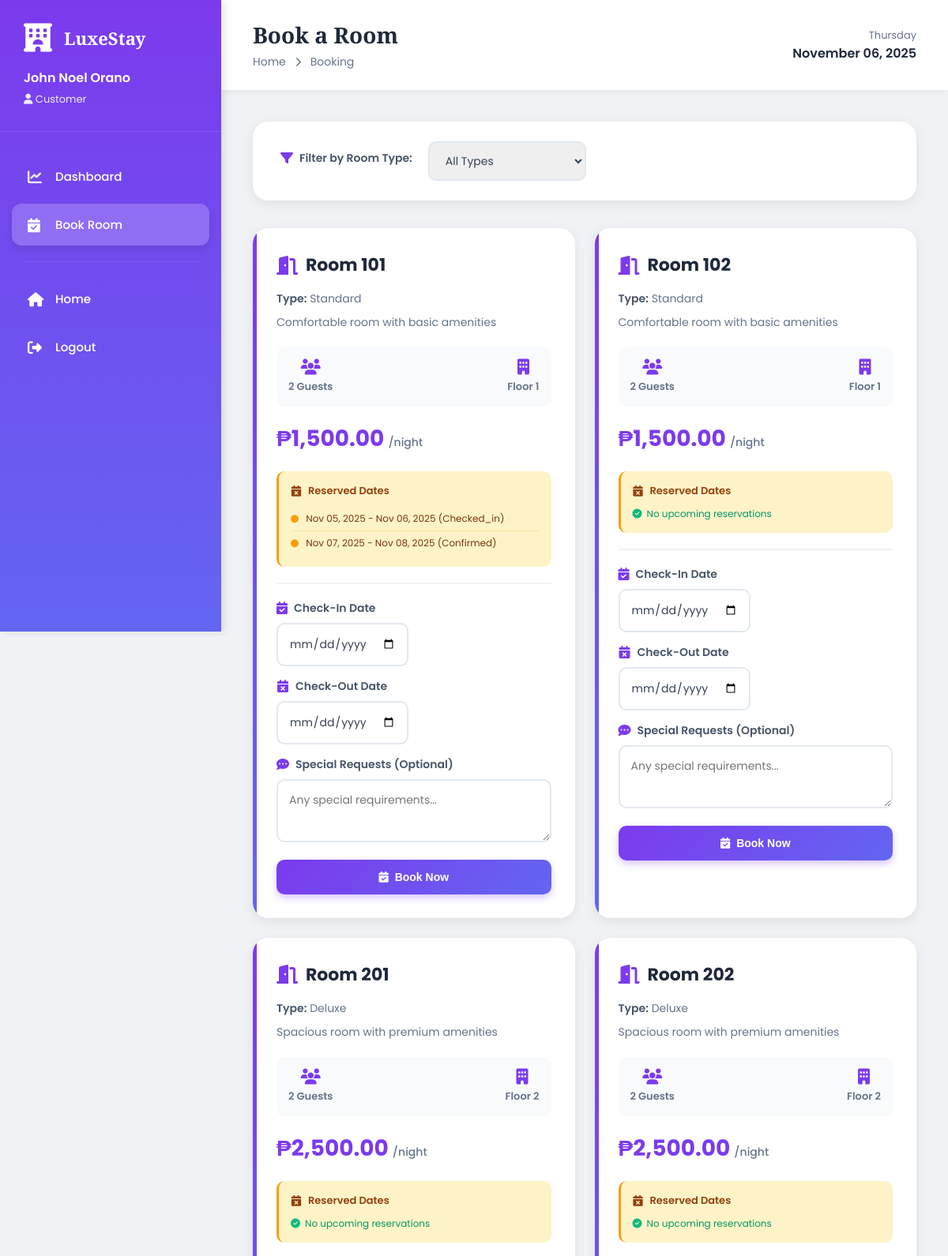
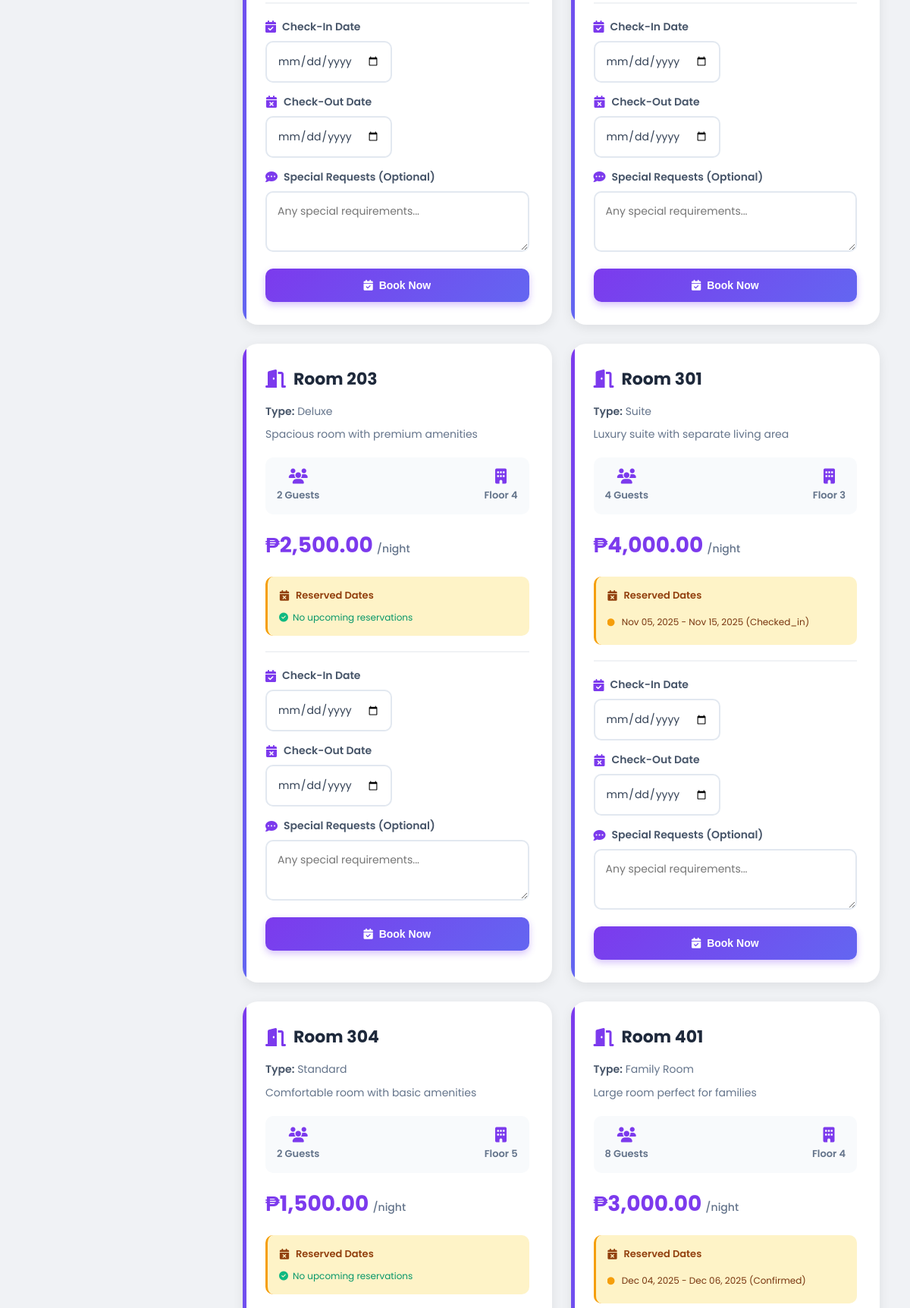
Screenshot of /booking.php (signed in, upper part) with the database file from the repository (2 pictures, top to bottom).
### tables this page shows
CREATE TABLE `rooms` (
  `room_id` int NOT NULL AUTO_INCREMENT,
  `room_number` varchar(10) NOT NULL,
  `room_type_id` int NOT NULL,
  `floor` int NOT NULL,
  `status` enum('available','occupied','maintenance','reserved') DEFAULT 'available',
  `created_at` timestamp NULL DEFAULT CURRENT_TIMESTAMP,
  `is_archived` tinyint(1) DEFAULT '0',
  PRIMARY KEY (`room_id`),
  UNIQUE KEY `room_number` (`room_number`),
  KEY `room_type_id` (`room_type_id`),
  CONSTRAINT `rooms_ibfk_1` FOREIGN KEY (`room_type_id`) REFERENCES `room_types` (`room_type_id`) ON DELETE CASCADE
);

CREATE TABLE `room_types` (
  `room_type_id` int NOT NULL AUTO_INCREMENT,
  `type_name` varchar(50) NOT NULL,
  `description` text,
  `base_price` decimal(10,2) NOT NULL,
  `max_occupancy` int NOT NULL,
  `image_path` varchar(255) DEFAULT NULL,
  `created_at` timestamp NULL DEFAULT CURRENT_TIMESTAMP,
  `is_archived` int DEFAULT '0',
  PRIMARY KEY (`room_type_id`)
);

CREATE TABLE `reservations` (
  `reservation_id` int NOT NULL AUTO_INCREMENT,
  `user_id` int NOT NULL,
  `room_id` int NOT NULL,
  `check_in_date` date NOT NULL,
  `check_out_date` date NOT NULL,
  `total_amount` decimal(10,2) NOT NULL,
  `status` enum('pending','confirmed','checked_in','checked_out','cancelled') DEFAULT 'pending',
  `special_requests` text,
  `created_at` timestamp NULL DEFAULT CURRENT_TIMESTAMP,
  `updated_at` timestamp NULL DEFAULT CURRENT_TIMESTAMP ON UPDATE CURRENT_TIMESTAMP,
  PRIMARY KEY (`reservation_id`),
  KEY `user_id` (`user_id`),
  KEY `room_id` (`room_id`),
  CONSTRAINT `reservations_ibfk_1` FOREIGN KEY (`user_id`) REFERENCES `users` (`user_id`) ON DELETE CASCADE,
  CONSTRAINT `reservations_ibfk_2` FOREIGN KEY (`room_id`) REFERENCES `rooms` (`room_id`) ON DELETE CASCADE
);

### booking.php (the view, shortened to what this page needs)
<?php
$db = new Database();
$conn = $db->getConnection();
$conn->next_result();
$room_type_filter = !empty($_GET['room_type_id']) ? $_GET['room_type_id'] : null;
$stmt = $conn->prepare("CALL sp_get_all_rooms_with_availability(?)");
$stmt->bind_param("i", $room_type_filter);
$stmt->execute();
$all_rooms = $stmt->get_result();
function getReservedDates($conn, $room_id) {
    $stmt = $conn->prepare("CALL sp_get_room_reservations(?)");
    $stmt->bind_param("i", $room_id);
    $stmt->execute();
    $result = $stmt->get_result();
    $reserved_dates = [];
    while ($row = $result->fetch_assoc()) {
        $reserved_dates[] = [
            'check_in' => $row['check_in_date'],
            'check_out' => $row['check_out_date'],
            'status' => $row['status']
        ];
    }
    return $reserved_dates;
}
?>
<!DOCTYPE html>
<html lang="en">
<head>
    <link rel="stylesheet" href="https://cdnjs.cloudflare.com/ajax/libs/font-awesome/6.4.0/css/all.min.css">
    <link rel="stylesheet" href="css/booking.css">
</head>
<body>
    <div class="sidebar">
        <div class="sidebar-header">
            <div class="sidebar-logo">
                <i class="fas fa-hotel"></i>
                <h2 class="playfair">LuxeStay</h2>
            </div>
            <div class="user-info">
                <h3><?php echo htmlspecialchars($_SESSION['full_name']); ?></h3>
                <p><i class="fas fa-user"></i> Customer</p>
            </div>
        </div>
        <div class="sidebar-menu">
            <a href="dashboard.php" class="menu-item">
                <i class="fas fa-chart-line"></i>
                <span>Dashboard</span>
            </a>
            <a href="booking.php" class="menu-item active">
                <i class="fas fa-calendar-check"></i>
                <span>Book Room</span>
            </a>
            <div class="menu-divider"></div>
            <a href="index.php" class="menu-item">
                <i class="fas fa-home"></i>
                <span>Home</span>
            </a>
            <a href="logout.php" class="menu-item">
                <i class="fas fa-sign-out-alt"></i>
                <span>Logout</span>
            </a>
        </div>
    </div>
    <div class="main-content">
        <div class="top-bar">
            <div class="top-bar-left">
                <h1 class="playfair">Book a Room</h1>
                <div class="breadcrumb">
                    <span>Home</span>
                    <i class="fas fa-chevron-right"></i>
                    <span>Booking</span>
                </div>
            </div>
            <div class="top-bar-right">
                <div class="date-time">
                    <p><?php echo date('l'); ?></p>
                    <h4><?php echo date('F d, Y'); ?></h4>
                </div>
            </div>
        </div>
        <div class="container">
            <div class="filter-section">
                <label for="room_type_filter">
                    <i class="fas fa-filter"></i>
                    Filter by Room Type:
                </label>
                <select id="room_type_filter" onchange="window.location.href='booking.php?room_type_id='+this.value">
                    <option value="">All Types</option>
                </select>
            </div>
            <?php if($all_rooms->num_rows > 0): ?>
                <div class="rooms-grid">
                    <?php
                    $db_temp = new Database();
                    $conn_temp = $db_temp->getConnection();
                    while($room = $all_rooms->fetch_assoc()):
                        $reserved_dates = getReservedDates($conn_temp, $room['room_id']);
                        $active_reservations = array_filter($reserved_dates, function($res) {
                            return $res['status'] === 'confirmed' || $res['status'] === 'checked_in';
                        });
                    ?>
                        <div class="room-card">
                            <h3>
                                <i class="fas fa-door-open"></i>
                                Room <?php echo htmlspecialchars($room['room_number']); ?>
                            </h3>
                            <div class="room-info">
                                <p><strong>Type:</strong> <?php echo htmlspecialchars($room['type_name']); ?></p>
                                <p><?php echo htmlspecialchars($room['description']); ?></p>
                            </div>
                            <div class="room-details">
                                <div class="room-detail-item">
                                    <i class="fas fa-users"></i>
                                    <span><?php echo $room['max_occupancy']; ?> Guests</span>
                                </div>
                                <div class="room-detail-item">
                                    <i class="fas fa-building"></i>
                                    <span>Floor <?php echo $room['floor']; ?></span>
                                </div>
                            </div>
                            <div class="room-price">
                                ₱<?php echo number_format($room['base_price'], 2); ?>
                                <span>/night</span>
                            </div>
                            <div class="reserved-dates">
                                <h4><i class="fas fa-calendar-times"></i> Reserved Dates</h4>
                                <?php if(count($active_reservations) > 0): ?>
                                    <ul>
                                        <?php foreach($active_reservations as $reservation): ?>
                                            <li>
                                                <i class="fas fa-circle"></i>
                                                <?php echo date('M d, Y', strtotime($reservation['check_in'])); ?> - <?php echo date('M d, Y', strtotime($reservation['check_out'])); ?>
                                                (<?php echo ucfirst($reservation['status']); ?>)
                                            </li>
                                        <?php endforeach; ?>
                                    </ul>
                                <?php else: ?>
                                    <p class="no-reservations">
                                        <i class="fas fa-check-circle"></i>
                                        No upcoming reservations
                                    </p>
                                <?php endif; ?>
                            </div>
                            <form method="POST" class="book-form" id="form_<?php echo $room['room_id']; ?>" onsubmit="return validateDates(<?php echo $room['room_id']; ?>)">
                                <div class="form-group">
                                    <label for="check_in_<?php echo $room['room_id']; ?>">
                                        <i class="fas fa-calendar-check"></i>
                                        Check-In Date
                                    </label>
                                    <input type="date"
                                           id="check_in_<?php echo $room['room_id']; ?>"
                                           name="check_in"
                                           required
                                           min="<?php echo date('Y-m-d'); ?>"
                                           onchange="validateDateRange(<?php echo $room['room_id']; ?>)">
                                </div>
                                <div class="form-group">
                                    <label for="check_out_<?php echo $room['room_id']; ?>">
                                        <i class="fas fa-calendar-times"></i>
                                        Check-Out Date
                                    </label>
                                    <input type="date"
                                           id="check_out_<?php echo $room['room_id']; ?>"
                                           name="check_out"
                                           required
                                           min="<?php echo date('Y-m-d'); ?>"
                                           onchange="validateDateRange(<?php echo $room['room_id']; ?>)">
                                </div>
                                <div class="form-group">
                                    <label for="special_requests_<?php echo $room['room_id']; ?>">
                                        <i class="fas fa-comment-dots"></i>
                                        Special Requests (Optional)
                                    </label>
                                    <textarea id="special_requests_<?php echo $room['room_id']; ?>" name="special_requests" placeholder="Any special requirements..."></textarea>
                                </div>
                                <button type="submit" name="book" class="btn" id="book_btn_<?php echo $room['room_id']; ?>" style="width: 100%; justify-content: center;">
                                    <i class="fas fa-calendar-check"></i>
                                    Book Now
                                </button>
                            </form>
                        </div>
                    <?php endwhile; ?>
                </div>
            <?php endif; ?>
        </div>
    </div>
</body>
</html>

### rows the page displays
rooms: room_number "101", room_type.type_name "Standard", room_type.description "Comfortable room with basic amenities", room_type.max_occupancy "2", floor "1", room_type.base_price "1,500.00", special_requests "Any special requirements..."
reservations: check_in_date "Nov 05, 2025", check_out_date "Nov 06, 2025", status "Checked_in"
reservations: check_in_date "Nov 07, 2025", check_out_date "Nov 08, 2025", status "Confirmed"
rooms: room_number "102", room_type.type_name "Standard", room_type.description "Comfortable room with basic amenities", room_type.max_occupancy "2", floor "1", room_type.base_price "1,500.00", shows "No upcoming reservations", special_requests "Any special requirements..."
rooms: room_number "201", room_type.type_name "Deluxe", room_type.description "Spacious room with premium amenities", room_type.max_occupancy "2", floor "2", room_type.base_price "2,500.00", shows "No upcoming reservations", special_requests "Any special requirements..."
rooms: room_number "202", room_type.type_name "Deluxe", room_type.description "Spacious room with premium amenities", room_type.max_occupancy "2", floor "2", room_type.base_price "2,500.00", shows "No upcoming reservations", special_requests "Any special requirements..."
rooms: room_number "203", room_type.type_name "Deluxe", room_type.description "Spacious room with premium amenities", room_type.max_occupancy "2", floor "4", room_type.base_price "2,500.00", shows "No upcoming reservations", special_requests "Any special requirements..."
rooms: room_number "301", room_type.type_name "Suite", room_type.description "Luxury suite with separate living area", room_type.max_occupancy "4", floor "3", room_type.base_price "4,000.00", special_requests "Any special requirements..."
reservations: check_in_date "Nov 05, 2025", check_out_date "Nov 15, 2025", status "Checked_in"
rooms: room_number "304", room_type.type_name "Standard", room_type.description "Comfortable room with basic amenities", room_type.max_occupancy "2", floor "5", room_type.base_price "1,500.00", shows "No upcoming reservations"
rooms: room_number "401", room_type.type_name "Family Room", room_type.description "Large room perfect for families", room_type.max_occupancy "8", floor "4", room_type.base_price "3,000.00"
reservations: check_in_date "Dec 04, 2025", check_out_date "Dec 06, 2025", status "Confirmed"

### other values shown
$_SESSION['full_name'] "John Noel Orano"
